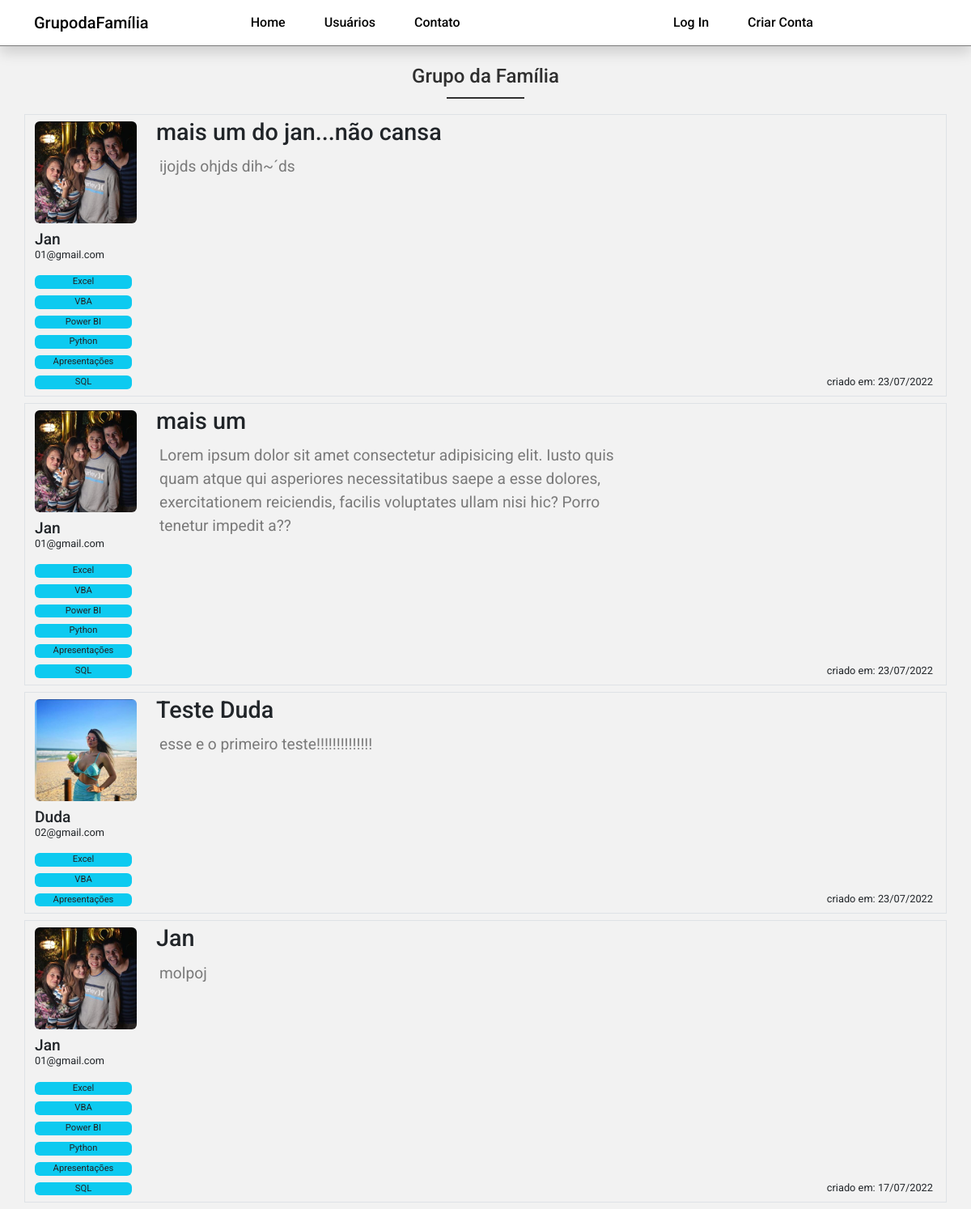
The page / on the database its author committed.
### dafamilia/models.py (models this page shows, shortened)
class Post(database.Model):
    id = database.Column(database.Integer, primary_key=True)
    titulo = database.Column(database.Integer, nullable=False)
    corpo = database.Column(database.Text, nullable=False)
    data_criacao = database.Column(
        database.DateTime, nullable=False, default=datetime.utcnow)
    id_usuario = database.Column(
        database.Integer, database.ForeignKey('usuario.id'), nullable=False)

class Usuario(database.Model, UserMixin):
    id = database.Column(database.Integer, primary_key=True)
    username = database.Column(database.String, nullable=False)
    email = database.Column(database.String, nullable=False, unique=True)
    senha = database.Column(database.String, nullable=False)
    foto_perfil = database.Column(database.String, default='default.jpg')
    posts = database.relationship('Post', backref='autor', lazy=True)
    cursos = database.Column(database.String, nullable=False, default='Não Informado')

### dafamilia/routes.py (the view)
@app.route('/')
def home():
    posts = Post.query.order_by(Post.id.desc())
    return render_template('home.html', posts=posts)

### dafamilia/templates/home.html (shortened to what this page needs)
{% extends 'base.html' %}
{% block body %}
    <h1 class="page-h1">Grupo da Família</h1>
    <div class="container">
        {% for post in posts %}
            <div class="row border mb-2 post">
                <div class="col-4 autor-info mt-2">
                    <img class="img-fluid mb-2 rounded" src="{{ url_for('static', filename='fotos_perfil/{}'.format(post.autor.foto_perfil)) }}" >
                    <h3 class="autor-name">{{ post.autor.username }}</h3>
                    <address class="autor-email">{{post.autor.email}}</address>
                    <div class="cursos">
                        {% for curso in post.autor.cursos.split(';') %}
                            <span class="curso rounded">{{ curso }}</span>
                        {% endfor %}
                    </div>
                </div>
                <div class="col-8 post-info mt-1">
                    <div class="post-titulo d-flex justify-content-between">
                        <h3>{{ post.titulo }}</h3>
                    </div>
                    <div class="post-corpo">
                        <p class="d-flex justify-content-start p-1 secondary-color">{{ post.corpo }}</p>
                    </div>
                    <div class="post-data-criacao mt-5 mb-0 p-0">
                        <span>criado em: {{ post.data_criacao.strftime('%d/%m/%Y') }}</span>
                    </div>
                </div>
            </div>
        {% endfor %}
    </div>
{% endblock %}

### dafamilia/templates/base.html (shortened to what this page needs)
<!DOCTYPE html>
<html lang="pt-br">
  <head>
    {{ bootstrap.load_css() }}
    <link rel="stylesheet" href="https://cdn.jsdelivr.net/npm/bootstrap-icons@1.5.0/font/bootstrap-icons.css"/>
    <link rel="stylesheet" href="{{url_for('static', filename='main.css')}}" />
  </head>
<body class="{% block class %}{% endblock %}">
    {% include 'navbar.html' %}
    {% block body %}
    {% endblock %}
</body>
</html>

### dafamilia/templates/navbar.html (shortened to what this page needs)
   <nav class="navbar navbar-expand-lg fixed-top bg-primary-color shadow" id="navbar">
        <div class="container">
			<a class="navbar-brand primary-color" href="{{ url_for('home') }}">GrupodaFamília</a>
            <div class="collapse navbar-collapse" id="navbar-items">
                <ul class="navbar-nav me-auto mb-2 mb-lg-0">
                    <li class="nav-item">
						<a class="nav-link primary-color" href="{{ url_for('home') }}">Home</a>
					</li>
                    <li class="nav-item">
						<a class="nav-link primary-color" href="{{ url_for('usuarios') }}">Usuários</a>
					</li>
                    <li class="nav-item">
						<a class="nav-link primary-color" href="{{ url_for('contato') }}">Contato</a>
					</li>
				</ul>
				<ul class="navbar-nav d-flex">
					{% if current_user.is_authenticated %}
						<li class="nav-item">
							<a class="nav-link primary-color login" href="{{ url_for('criar_post') }}">Criar Post</a>
						</li>
						<li class="nav-item dropdown">
							<a class="nav-link  primary-color dropdown-toggle" href="#" id="navbarDropdownMenuLink" role="button" data-bs-toggle="dropdown" aria-expanded="false">
								{{ current_user.username}}
							</a>
							<ul class="dropdown-menu" aria-labelledby="navbarDropdownMenuLink">
								<li>
									<a class="dropdown-item primary-color" href="{{ url_for('perfil') }}">Perfil</a>
								</li>
								<li>
									<a class="dropdown-item primary-color" href="{{ url_for('sair') }}">Sair</a>
								</li>
							</ul>
						</li>
					{% else %}
						<li class="nav-item">
							<a class="nav-link primary-color" href="{{ url_for('login') }}">Log In</a>
						</li>
						<li class="nav-item">
							<a class="nav-link primary-color" href="{{ url_for('login') }}">Criar Conta</a>
						</li>
					{% endif %}
				</ul>
            </div>
        </div>
    </nav>

### dafamilia/static/main.css (style rules this page uses)
* { font-family: 'Roboto', sans-serif; }
body { background-color: #f2f2f2; }
.bg-primary-color { background-color: #fff; }
.primary-color { color: #050505; }
.secondary-color { color: #7a7a7a; }
.page-h1 { display: flex; justify-content: center; margin: 5rem 0 2rem; color: #2f2f2f; font-size: 1.5rem; font-weight: 500; position:relative; }
.page-h1::after { width: 6rem; border-bottom: 2px solid #2f2f2f; content: ''; position: absolute; top: 2.5rem; }
#navbar { border-bottom: 1px solid #7a7a7a; box-shadow: 2px 2px 2px 1px rgba(0, 0, 0, 0.1); font-weight: 500; font-size: 1rem; margin-bottom: 3rem; min-width: 1vh; }
.navbar-brand { display: flex; }
#navbar-items .navbar-nav { display: flex; justify-content: center; width: 100%; }
#navbar-items .nav-item { margin: 0 1em; }
.post { position: relative; }
.autor-info { max-width: 150px; display: flex; flex-direction: column; }
.autor-name { font-size: 1.2rem; }
.autor-email { font-size: 0.8rem; margin-top: -10px; }
.cursos { width: 120px; display: flex; flex-direction: row; flex-wrap: wrap; }
.curso { min-width: 100%; font-size: 0.7rem; background: #0DCAF0; text-align: center; margin-bottom: 0.5rem; }
.post-info { display: flex; flex-direction: column; }
.post-titulo { font-size: 1.8rem; }
.post-titulo h3 { font-size: 1.8rem; max-width: 80%; }
.post-corpo { font-size: 1.2rem; max-width: 80%; }
.post-data-criacao { font-family: monospace; font-size: 0.8rem; }
.post-data-criacao span { position: absolute; bottom: 0.5rem; right: 1rem; }

### rows shown on the page
Post: foto_perfil (picture), autor.username "Jan", autor.email "01@gmail.com", curso "Excel" "VBA" "Power BI" "Python" "Apresentações" "SQL", titulo "mais um do jan...não cansa", corpo "ijojds ohjds dih~´ds", data_criacao "23/07/2022"
Post: foto_perfil (picture), autor.username "Jan", autor.email "01@gmail.com", curso "Excel" "VBA" "Power BI" "Python" "Apresentações" "SQL", titulo "mais um", corpo "Lorem ipsum dolor sit amet consectetur adipisicing elit. Iusto quis quam atque qui asperiores necessitatibus saepe a esse dolores, exercitationem reiciendis, facilis voluptates ullam nisi hic? Porro tenetur impedit a??", data_criacao "23/07/2022"
Post: foto_perfil (picture), autor.username "Duda", autor.email "02@gmail.com", curso "Excel" "VBA" "Apresentações", titulo "Teste Duda", corpo "esse e o primeiro teste!!!!!!!!!!!!!!", data_criacao "23/07/2022"
Post: foto_perfil (picture), autor.username "Jan", autor.email "01@gmail.com", curso "Excel" "VBA" "Power BI" "Python" "Apresentações" "SQL", titulo "Jan", corpo "molpoj", data_criacao "17/07/2022"
